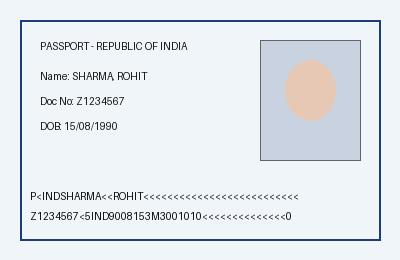
#> input picture backend/test_doc.jpg, 400 x 260 px
$ python -i ocr_engine.py   (imports and definitions only)
#> lines starting #> are read from the running program, lines starting #| are printed output that depends on the picture
"""
SENTINEL-ID OCR & Document Parsing Engine
Uses EasyOCR to extract text, MRZ zones, Aadhaar numbers, and demographic fields.
"""

import re
import io
import numpy as np
from PIL import Image
from typing import Dict, Any, Optional

# Lazy-loaded EasyOCR reader to avoid startup delays
_reader = None

# [18 lines left out: functions get_ocr_reader, parse_mrz_dates, not called in this run]

def preprocess_camera_image_for_ocr(img_np: np.ndarray) -> np.ndarray:
    """
    Applies adaptive contrast equalization (CLAHE) and bilateral edge preservation
    to enhance camera feeds with non-uniform ambient illumination, glare, or low contrast.
    """
    try:
        import cv2
        if len(img_np.shape) == 3:
            gray = cv2.cvtColor(img_np, cv2.COLOR_RGB2GRAY)
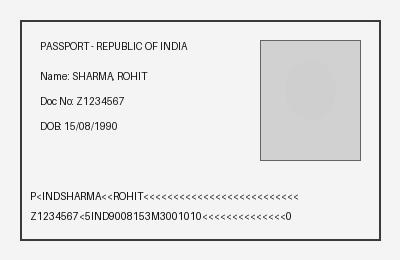
#> gray: shape (260, 400); min 1, max 255, mean 231
        else:
            gray = img_np
        clahe = cv2.createCLAHE(clipLimit=2.2, tileGridSize=(8, 8))
        eq = clahe.apply(gray)
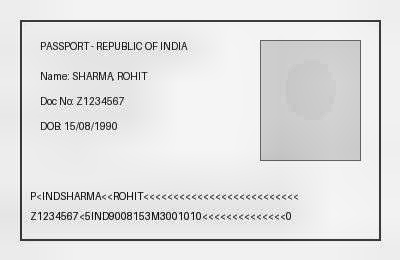
#> eq: shape (260, 400); min 2, max 255, mean 224.6
        filtered = cv2.bilateralFilter(eq, d=5, sigmaColor=35, sigmaSpace=35)
        return cv2.cvtColor(filtered, cv2.COLOR_GRAY2RGB)
    except Exception:
        return img_np

# [245 lines left out: function extract_document_data, not called in this run]

>>> import cv2
>>> picture = cv2.cvtColor(cv2.imread('../test_doc.jpg'), cv2.COLOR_BGR2RGB)
>>> result = preprocess_camera_image_for_ocr(picture)
